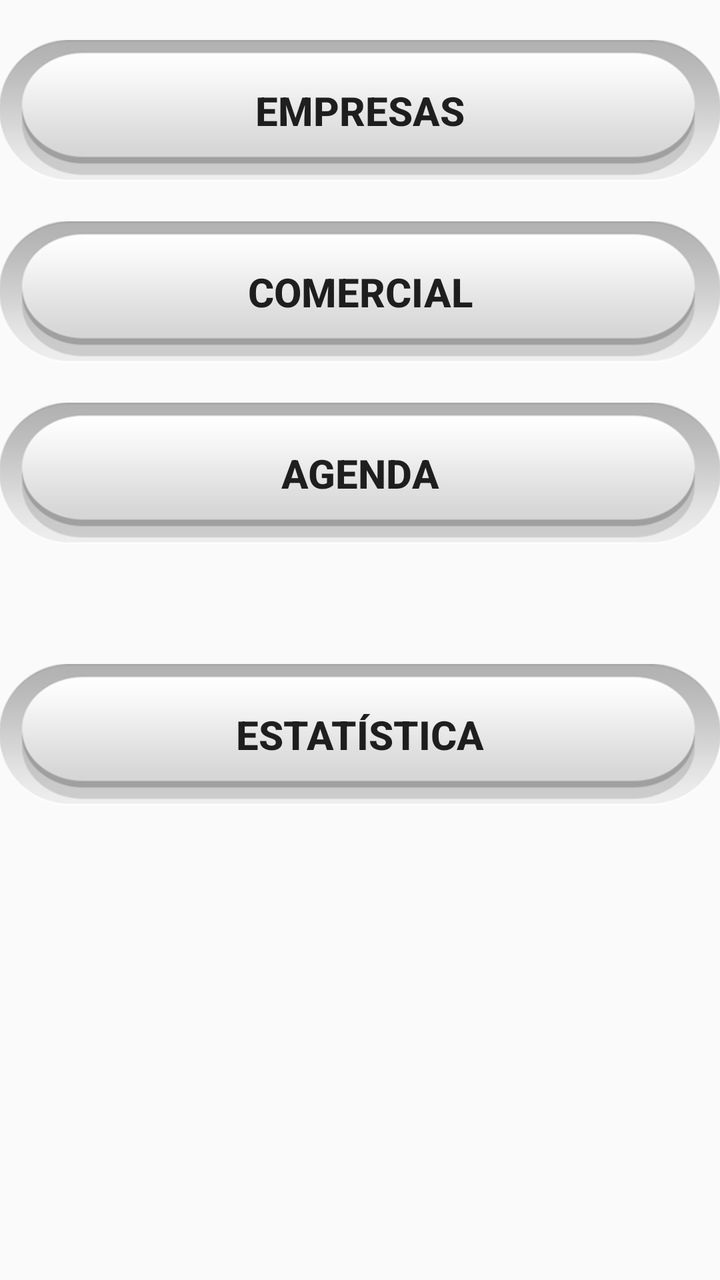
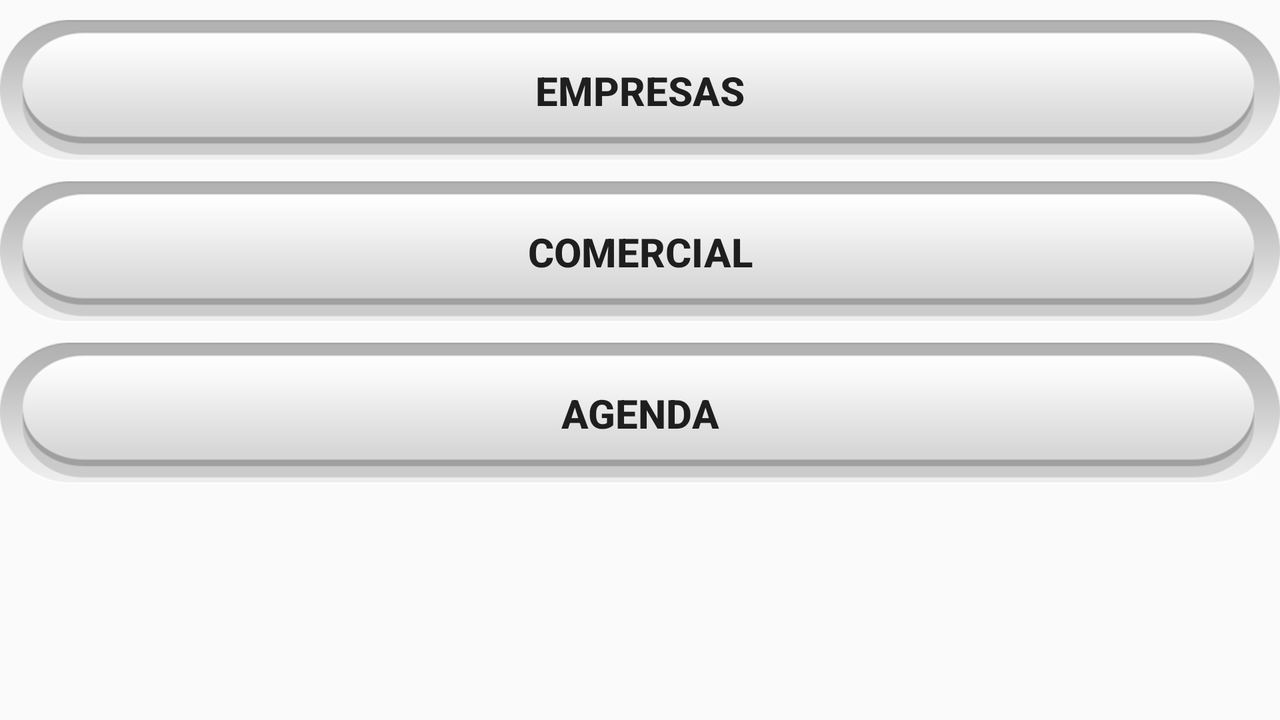

One screen, two layout resources from the same app: the default and the author's alternative for another configuration. Each is rendered where Android would select it; the XML of both is given below.
<!-- AndroidManifest.xml: activity theme Theme.AppCompat.Light -->
<!-- res/layout/activity_dash_board.xml -->
<LinearLayout xmlns:android="http://schemas.android.com/apk/res/android"
    xmlns:tools="http://schemas.android.com/tools" android:layout_width="match_parent"
    android:layout_height="match_parent"
    android:orientation="vertical"
    android:paddingBottom="@dimen/activity_vertical_margin"
    android:paddingLeft="@dimen/activity_horizontal_margin"
    android:paddingRight="@dimen/activity_horizontal_margin"
    android:paddingTop="@dimen/activity_vertical_margin"
    android:weightSum="1"
    tools:context="com.android.exemplo.projectone.DashBoardActivity">

    <Button
        android:id="@+id/BTtoempresa"
        android:layout_width="fill_parent"
        android:layout_height="wrap_content"
        android:layout_marginTop="20dp"
        android:background="@drawable/custom_button"
        android:text="@string/btempresa"
        android:textAlignment="center"
        android:textSize="20sp"
        android:textStyle="bold" />

    <Button
        android:id="@+id/BTtocomercial"
        android:layout_width="fill_parent"
        android:layout_height="wrap_content"
        android:layout_marginTop="20dp"
        android:background="@drawable/custom_button"
        android:text="@string/btcomercial"
        android:textAlignment="center"
        android:textSize="20sp"
        android:textStyle="bold" />

    <Button
        android:id="@+id/BTtoagenda"
        android:layout_width="fill_parent"
        android:layout_height="wrap_content"
        android:layout_gravity="center"
        android:layout_marginTop="20dp"
        android:background="@drawable/custom_button"
        android:text="@string/btagenda"
        android:textAlignment="center"
        android:textSize="20sp"
        android:textStyle="bold" />

    <Button
        android:id="@+id/BTtoestatistica"
        android:layout_width="fill_parent"
        android:layout_height="wrap_content"
        android:layout_gravity="center_horizontal"
        android:layout_marginTop="60dp"
        android:background="@drawable/custom_button"
        android:text="@string/BTtoestatistica"
        android:textAlignment="center"
        android:textSize="20sp"
        android:textStyle="bold" />

</LinearLayout>
<!-- resources referenced by this layout -->
<resources>
  <!-- drawable custom_button (drawable) -->
  <?xml version="1.0" encoding="utf-8"?>
  <selector xmlns:android="http://schemas.android.com/apk/res/android">
      <item android:drawable="@drawable/btpressed"
          android:state_pressed="true" />
      <item android:drawable="@drawable/bt2"
          android:state_focused="true" />
      <item android:drawable="@drawable/bt" />
  </selector>
  <string name="BTtoestatistica">Estatística</string>
  <string name="btagenda">Agenda</string>
  <string name="btcomercial">Comercial</string>
  <string name="btempresa">Empresas</string>
  <!-- drawable btpressed: png bitmap (drawable-hdpi, 11906 bytes) -->
  <!-- drawable bt2: png bitmap (drawable-hdpi, 12900 bytes) -->
  <!-- drawable bt: png bitmap (drawable-hdpi, 8922 bytes) -->
</resources>
<!-- res/layout-land/activity_dash_board.xml (the author's variant of the layout above) -->
<!-- drawn on the phone turned sideways -->
<?xml version="1.0" encoding="utf-8"?>
<LinearLayout xmlns:android="http://schemas.android.com/apk/res/android"
    android:orientation="vertical" android:layout_width="match_parent"
    android:layout_height="match_parent">

    <Button
        android:id="@+id/BTtoempresa"
        android:layout_width="fill_parent"
        android:layout_height="wrap_content"
        android:layout_marginTop="10dp"
        android:background="@drawable/custom_button"
        android:text="@string/btempresa"
        android:textAlignment="center"
        android:textSize="20sp"
        android:textStyle="bold" />

    <Button
        android:id="@+id/BTtocomercial"
        android:layout_width="fill_parent"
        android:layout_height="wrap_content"
        android:layout_marginTop="10dp"
        android:background="@drawable/custom_button"
        android:text="@string/btcomercial"
        android:textAlignment="center"
        android:textSize="20sp"
        android:textStyle="bold" />

    <Button
        android:id="@+id/BTtoagenda"
        android:layout_width="fill_parent"
        android:layout_height="wrap_content"
        android:layout_marginTop="10dp"
        android:background="@drawable/custom_button"
        android:text="@string/btagenda"
        android:textAlignment="center"
        android:textSize="20sp"
        android:textStyle="bold" />

</LinearLayout>
<!-- resources referenced by the variant -->
<!-- as the phone turned sideways resolves them -->
<resources>
  <!-- drawable custom_button (drawable) -->
  <?xml version="1.0" encoding="utf-8"?>
  <selector xmlns:android="http://schemas.android.com/apk/res/android">
      <item android:drawable="@drawable/btpressed"
          android:state_pressed="true" />
      <item android:drawable="@drawable/bt2"
          android:state_focused="true" />
      <item android:drawable="@drawable/bt" />
  </selector>
  <string name="btagenda">Agenda</string>
  <string name="btcomercial">Comercial</string>
  <string name="btempresa">Empresas</string>
  <!-- drawable btpressed: png bitmap (drawable-hdpi, 11906 bytes) -->
  <!-- drawable bt2: png bitmap (drawable-hdpi, 12900 bytes) -->
  <!-- drawable bt: png bitmap (drawable-hdpi, 8922 bytes) -->
</resources>
